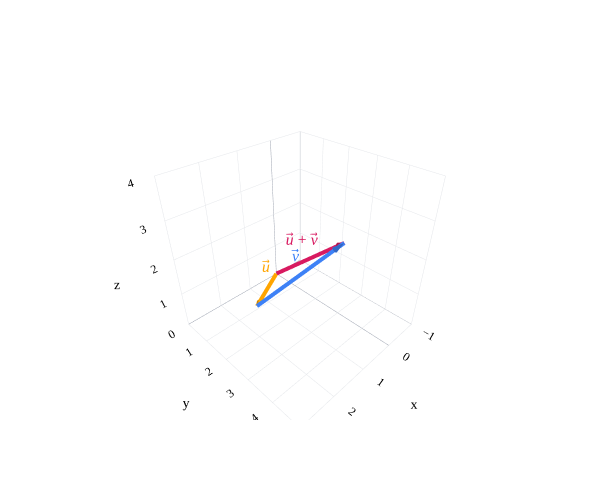

Notebook cell for this chart:
### Markdown cell above
Vector addition works the same way in $\mathbb{R}^3$. For example, let

$$ {\color{orange}\vec u = \begin{bmatrix} 2 \\ 2 \\ 1 \end{bmatrix}}, \qquad {\color{#3d81f6}\vec v = \begin{bmatrix} -1 \\ 2 \\ 2 \end{bmatrix}}.$$

Drawing ${\color{#3d81f6}\vec v}$ from the tip of ${\color{orange}\vec u}$ gives the sum ${\color{#d81a60}\vec u + \vec v = \begin{bmatrix} 1 \\ 4 \\ 3 \end{bmatrix}}$.

### Code cell
# Draw u, then v from the tip of u, and connect the origin to their sum.
vectors = [
    (((0, 0, 0), (2, 2, 1)), "orange", "<i>u</i>\u20D7"),
    (((2, 2, 1), (1, 4, 3)), "#3d81f6", "<i>v</i>\u20D7"),
    (((0, 0, 0), (1, 4, 3)), "#d81a60", "<i>u</i>\u20D7 + <i>v</i>\u20D7"),
]

fig = plot_vectors_non_origin(vectors, vdeltax=0.2, vdeltay=0.2, vdeltaz=0.2)
fig.update_layout(
    width=600, height=500,
    scene=dict(
        xaxis=dict(range=[-1, 3], dtick=1),
        yaxis=dict(range=[0, 5], dtick=1),
        zaxis=dict(range=[0, 4], dtick=1),
        aspectratio=dict(x=1, y=1, z=1),
    ),
)

_style_plotly(fig, renderer="plotly_mimetype")
_set_vector_colors(fig, vectors, {0: "orange", 1: "#3d81f6", 2: "#d81a60"})
fig.show()

### Figure 1 — Plotly figure (JSON) as saved in the notebook; plotly's stock layout.template omitted (floating-point values rounded to 4 significant figures)
{"data": [{"hoverinfo": "skip", "line": {"color": "orange", "width": 8}, "marker": {"color": "#3d81f6"}, "mode": "lines", "showlegend": false, "type": "scatter3d", "x": [0, 2], "y": [0, 2], "z": [0, 1]}, {"anchor": "tip", "colorscale": [[0, "orange"], [1, "orange"]], "hoverinfo": "skip", "showscale": false, "sizemode": "absolute", "sizeref": 0.28, "type": "cone", "u": [0.6667], "v": [0.6667], "w": [0.3333], "x": [2], "y": [2], "z": [1]}, {"hoverinfo": "skip", "mode": "text", "showlegend": false, "text": ["<i>u</i>⃗"], "textfont": {"color": "orange", "size": 16}, "type": "scatter3d", "x": [1.2], "y": [1.2], "z": [0.7]}, {"hoverinfo": "skip", "line": {"color": "#3d81f6", "width": 8}, "marker": {"color": "orange"}, "mode": "lines", "showlegend": false, "type": "scatter3d", "x": [2, 1], "y": [2, 4], "z": [1, 3]}, {"anchor": "tip", "colorscale": [[0, "#3d81f6"], [1, "#3d81f6"]], "hoverinfo": "skip", "showscale": false, "sizemode": "absolute", "sizeref": 0.28, "type": "cone", "u": [-0.3333], "v": [0.6667], "w": [0.6667], "x": [1], "y": [4], "z": [3]}, {"hoverinfo": "skip", "mode": "text", "showlegend": false, "text": ["<i>v</i>⃗"], "textfont": {"color": "#3d81f6", "size": 16}, "type": "scatter3d", "x": [1.7], "y": [3.2], "z": [2.2]}, {"hoverinfo": "skip", "line": {"color": "#d81a60", "width": 8}, "marker": {"color": "#d81a60"}, "mode": "lines", "showlegend": false, "type": "scatter3d", "x": [0, 1], "y": [0, 4], "z": [0, 3]}, {"anchor": "tip", "colorscale": [[0, "#d81a60"], [1, "#d81a60"]], "hoverinfo": "skip", "showscale": false, "sizemode": "absolute", "sizeref": 0.28, "type": "cone", "u": [0.1961], "v": [0.7845], "w": [0.5883], "x": [1], "y": [4], "z": [3]}, {"hoverinfo": "skip", "mode": "text", "showlegend": false, "text": ["<i>u</i>⃗ + <i>v</i>⃗"], "textfont": {"color": "#d81a60", "size": 16}, "type": "scatter3d", "x": [0.7], "y": [2.2], "z": [1.7]}], "layout": {"colorway": ["#3d81f6", "orange", "#d81a60"], "font": {"color": "black", "family": "Palatino"}, "height": 500, "paper_bgcolor": "white", "plot_bgcolor": "white", "scene": {"aspectratio": {"x": 1, "y": 1, "z": 1}, "bgcolor": "white", "xaxis": {"backgroundcolor": "white", "dtick": 1, "gridcolor": "#e5e7eb", "range": [-1, 3], "zerolinecolor": "#9ca3af"}, "yaxis": {"backgroundcolor": "white", "dtick": 1, "gridcolor": "#e5e7eb", "range": [0, 5], "zerolinecolor": "#9ca3af"}, "zaxis": {"backgroundcolor": "white", "dtick": 1, "gridcolor": "#e5e7eb", "range": [0, 4], "zerolinecolor": "#9ca3af"}}, "width": 600, "xaxis": {"gridcolor": "#e5e7eb", "zerolinecolor": "#9ca3af"}, "yaxis": {"gridcolor": "#e5e7eb", "zerolinecolor": "#9ca3af"}}}
